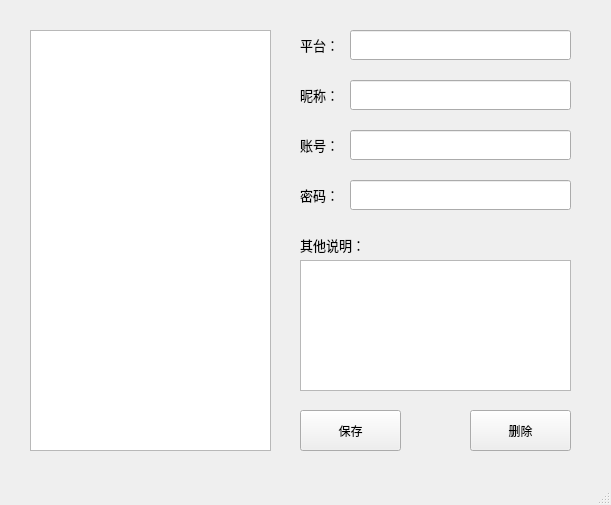
<?xml version="1.0" encoding="UTF-8"?>
<ui version="4.0">
 <class>MainWindow</class>
 <widget class="QMainWindow" name="MainWindow">
  <property name="geometry">
   <rect>
    <x>0</x>
    <y>0</y>
    <width>611</width>
    <height>505</height>
   </rect>
  </property>
  <property name="minimumSize">
   <size>
    <width>611</width>
    <height>505</height>
   </size>
  </property>
  <property name="maximumSize">
   <size>
    <width>611</width>
    <height>505</height>
   </size>
  </property>
  <property name="windowTitle">
   <string>MainWindow</string>
  </property>
  <widget class="QWidget" name="centralwidget">
   <widget class="QListWidget" name="listWidget">
    <property name="geometry">
     <rect>
      <x>30</x>
      <y>30</y>
      <width>241</width>
      <height>421</height>
     </rect>
    </property>
   </widget>
   <widget class="QLabel" name="label">
    <property name="geometry">
     <rect>
      <x>300</x>
      <y>30</y>
      <width>51</width>
      <height>30</height>
     </rect>
    </property>
    <property name="font">
     <font>
      <pointsize>10</pointsize>
     </font>
    </property>
    <property name="text">
     <string>平台：</string>
    </property>
   </widget>
   <widget class="QLineEdit" name="lineEdit_Title">
    <property name="geometry">
     <rect>
      <x>350</x>
      <y>30</y>
      <width>221</width>
      <height>30</height>
     </rect>
    </property>
   </widget>
   <widget class="QLabel" name="label_5">
    <property name="geometry">
     <rect>
      <x>300</x>
      <y>230</y>
      <width>81</width>
      <height>30</height>
     </rect>
    </property>
    <property name="font">
     <font>
      <pointsize>10</pointsize>
     </font>
    </property>
    <property name="text">
     <string>其他说明：</string>
    </property>
   </widget>
   <widget class="QTextEdit" name="textEdit_Other">
    <property name="geometry">
     <rect>
      <x>300</x>
      <y>260</y>
      <width>271</width>
      <height>131</height>
     </rect>
    </property>
   </widget>
   <widget class="QPushButton" name="pushButton_Save">
    <property name="geometry">
     <rect>
      <x>300</x>
      <y>410</y>
      <width>101</width>
      <height>41</height>
     </rect>
    </property>
    <property name="text">
     <string>保存</string>
    </property>
   </widget>
   <widget class="QLabel" name="label_2">
    <property name="geometry">
     <rect>
      <x>300</x>
      <y>130</y>
      <width>51</width>
      <height>30</height>
     </rect>
    </property>
    <property name="font">
     <font>
      <pointsize>10</pointsize>
     </font>
    </property>
    <property name="text">
     <string>账号：</string>
    </property>
   </widget>
   <widget class="QLineEdit" name="lineEdit_Account">
    <property name="geometry">
     <rect>
      <x>350</x>
      <y>130</y>
      <width>221</width>
      <height>30</height>
     </rect>
    </property>
   </widget>
   <widget class="QLabel" name="label_3">
    <property name="geometry">
     <rect>
      <x>300</x>
      <y>180</y>
      <width>51</width>
      <height>30</height>
     </rect>
    </property>
    <property name="font">
     <font>
      <pointsize>10</pointsize>
     </font>
    </property>
    <property name="text">
     <string>密码：</string>
    </property>
   </widget>
   <widget class="QLineEdit" name="lineEdit_Password">
    <property name="geometry">
     <rect>
      <x>350</x>
      <y>180</y>
      <width>221</width>
      <height>30</height>
     </rect>
    </property>
   </widget>
   <widget class="QLabel" name="label_4">
    <property name="geometry">
     <rect>
      <x>300</x>
      <y>80</y>
      <width>51</width>
      <height>30</height>
     </rect>
    </property>
    <property name="font">
     <font>
      <pointsize>10</pointsize>
     </font>
    </property>
    <property name="text">
     <string>昵称：</string>
    </property>
   </widget>
   <widget class="QLineEdit" name="lineEdit_Name">
    <property name="geometry">
     <rect>
      <x>350</x>
      <y>80</y>
      <width>221</width>
      <height>30</height>
     </rect>
    </property>
   </widget>
   <widget class="QPushButton" name="pushButton_Del">
    <property name="geometry">
     <rect>
      <x>470</x>
      <y>410</y>
      <width>101</width>
      <height>41</height>
     </rect>
    </property>
    <property name="text">
     <string>删除</string>
    </property>
   </widget>
  </widget>
  <widget class="QMenuBar" name="menubar">
   <property name="geometry">
    <rect>
     <x>0</x>
     <y>0</y>
     <width>611</width>
     <height>26</height>
    </rect>
   </property>
  </widget>
  <widget class="QStatusBar" name="statusbar"/>
 </widget>
 <resources/>
 <connections/>
</ui>
